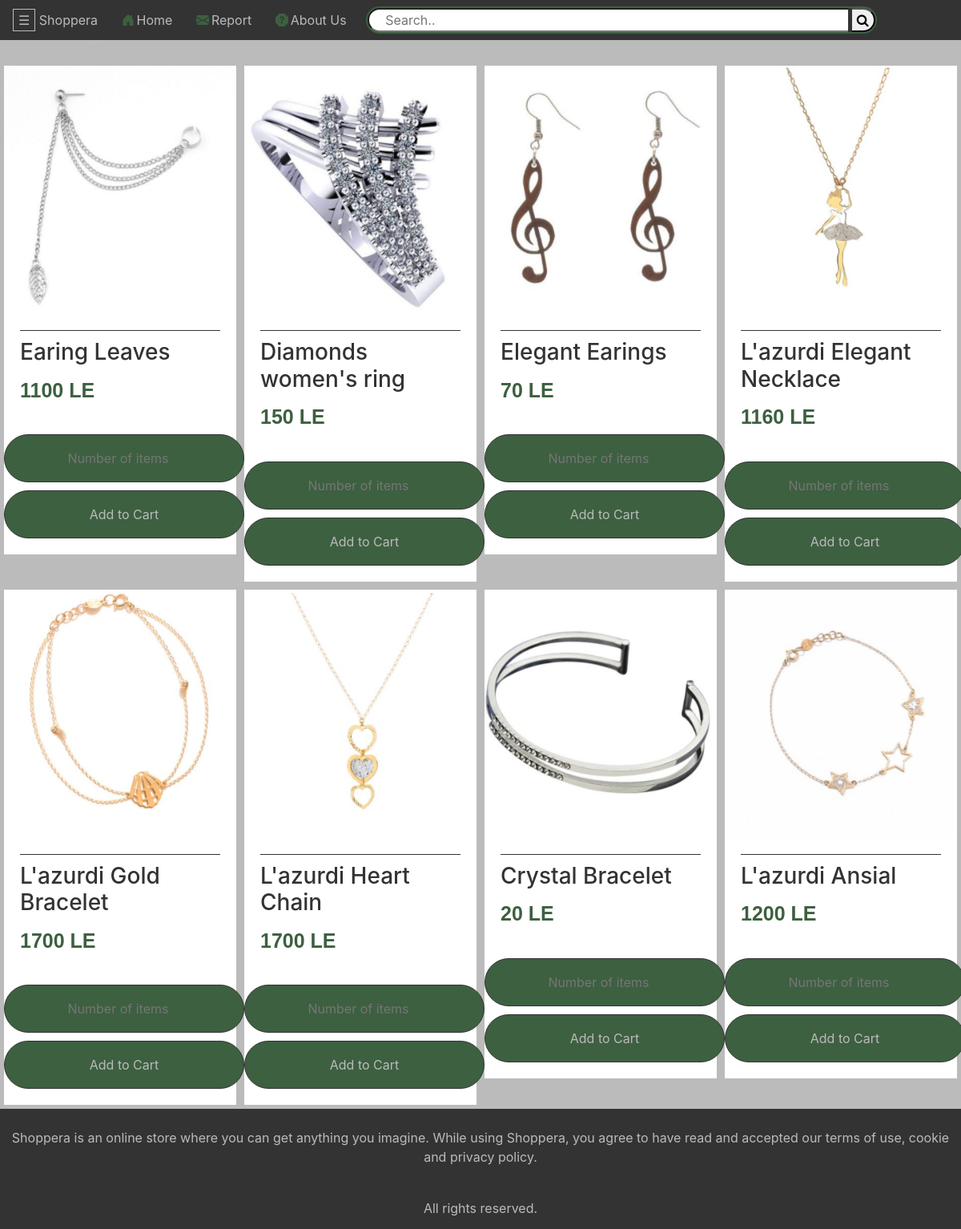
Screenshot of /accessories.php with the database file from the repository.
### tables this page shows
CREATE TABLE `products` (
  `id` int(11) NOT NULL,
  `seller_id` int(11) DEFAULT NULL,
  `name` char(225) NOT NULL,
  `description` text NOT NULL,
  `keywords` text NOT NULL,
  `category` varchar(225) NOT NULL,
  `count` int(11) NOT NULL,
  `price` int(11) NOT NULL,
  `image` mediumblob NOT NULL,
  `checked` int(11) NOT NULL DEFAULT '0'
);

### includes/class-autoload.inc.php (called while the page is built, shortened)
<?php
function myAutoLoader($className){
  $url = $_SERVER['HTTP_HOST'] . $_SERVER['REQUEST_URI'];
  if(strpos($url, 'includes') !== false){
    $path = '../classes/';
  }else{
    $path = 'classes/';
  }
  $extension = '.php';
}

### classes/db.php (called while the page is built, shortened)
<?php
class db{
  private $host = "localhost";
  private $user = "proj";
  private $pwd = "zap";
  private $dbName = "eCommerce";
  public function connect(){
    $dsn = 'mysql:host=' . $this->host . ';dbname=' . $this->dbName;
    $pdo = new PDO($dsn, $this->user, $this->pwd);
    $pdo->setAttribute(PDO::ATTR_ERRMODE, PDO::ERRMODE_EXCEPTION);
    $pdo->setAttribute(PDO::ATTR_DEFAULT_FETCH_MODE, PDO::FETCH_ASSOC);
    return $pdo;
  }
}

### classes/Controller.php (called while the page is built, shortened)
<?php
class Controller{
public static function category($theValue){
	$mPDO=new db();
   $q='SELECT * FROM `products` WHERE ' . 'category' . ' LIKE  ' . "'$theValue'";
   $prepare=$mPDO->connect()->prepare($q);
	 return $prepare;
}
}

### classes/product.php (called while the page is built, shortened)
<?php
class Product {
private $name;
private $id;
private $price;
private $img;
private $count;
public function __construct($id = null,$name = null,$category = null,$price = null,$count = null,
$img = null,$keywords = null,$description = null){
  if($id != null || $name != null || $category != null || $price != null || $count != null ||
  $img != null || $keywords != null || $description != null)
  {
    $this->id = $id;
    $this->name=$name;
    $this->price=$price;
    $this->count=$count;
    $this->img=$img;
  }
}
public function getName(){
  return $this->name;
}
public function getPrice(){
  return $this->price;
}
public function getImage(){
  return $this->img;
}
public function getCount(){
  return $this->count;
}
public function getID(){
  return $this->id;
}
}

### classes/session.php (called while the page is built, shortened)
<?php
class Session{
  public static function get($key)
      {
            if (isset($_SESSION[$key])) {
                return $_SESSION[$key];
            } else {
                return false;
            }
        }
}
 ?>

### includes/prodFun.php (the view, shortened to what this page needs)
<?php
include_once ("class-autoload.inc.php");
 function displayProduct($product){
  echo '<div class = "col-md-3">
         <div class="card">
         <a href="details.php?id='.$product->getID().'">
         <img src="images/'.$product->getImage().'" class="card-img-top" alt="product"/>
         </a>
         <div class="card-body">
         <h3 class="card-title">' .$product->getName().'</h3>
         <p class="item-price"> '.$product->getPrice().' LE</p>';
         echo '</div>';
}
function displayCartButton($product){
  if(Session::get('customer_id') != false){
  echo ' <div class="add-btn" id = "card_form">
         <form method = "post" action ="includes/cartFun.php?action=add&id='.$product->getID().'"/>
          <input class="card-btn2" placeholder="Number of items" type="number" id="quantity" name="qty" min="1" max =
          '.$product->getCount().'>
         <input type ="hidden" name = "item_number" value ='.$product->getID().'/>
         <input type ="hidden" name = "price" value ='.$product->getPrice().'/>
         <input type ="hidden" name = "name" value ='.$product->getName().'/>
           <input type ="hidden" name = "image" value ='.base64_encode($product->getImage()).'/>
           <button type = "submit" name="add_to_cart" class="card-btn">Add to Cart</button>
         </form>
         </div>
         </div></div>';
}else {
  echo ' <div class="add-btn" id = "card_form">
         <form method = "post" action ="Login.php"/>
          <input class="card-btn2" placeholder="Number of items" type="number" id="quantity" name="qty" min="1" max =
          '.$product->getCount().'>
         <input type ="hidden" name = "item_number" value ='.$product->getID().'/>
         <input type ="hidden" name = "price" value ='.$product->getPrice().'/>
         <input type ="hidden" name = "name" value ='.$product->getName().'/>
           <input type ="hidden" name = "image" value ='.base64_encode($product->getImage()).'/>
           <button type = "submit" name="add_to_cart" class="card-btn">Add to Cart</button>
         </form>
         </div>
         </div></div>';
}
}
function displayProductsByCategory($theValue){
 $prepare = Controller::category($theValue);
  $prepare->execute();
  while($r=$prepare->fetch(PDO::FETCH_ASSOC)){
    $product=new Product($r['id'],$r['name'],$r['category'],
   $r['price'],$r['count'],$r['image'],$r['keywords'],$r['description']);
   if($r['count'] != 0){
   displayProduct($product);
   displayCartButton($product);}
   }
return true;
  }

### css/main.css (style rules this page uses)
body { background-color: #BBB; width: 100%; overflow-x: hidden; }
.col-md-3 { border:none; padding: 0; border-radius: 0; }
.card { border:none; border-radius: 0; margin: 5px; background-color: white; color: #333; padding-bottom: 20px; }
.card-title { text-align: left; padding-top: 10px; border-top: 1px solid #333; border-width: 80%; }
.item-price { color:rgb(61,96,64); font-family: "Lucida Handwriting", Arial; font-weight: bold; font-size: 25px; text-align: left; }
.add-btn { text-align: center; }
.card-btn,.card-btn2 { background-color: rgb(61,96,64); outline: none !important; text-align: center; display: block; margin: auto; color: #BBB; width:300px; height: 60px; border: 1px solid #333; border-radius: 50px; }
.card-btn2 { margin-bottom: 10px; }
.card a { color:#BBB; }
.card img { width:100%; height: 310px; }

### css/Header.css (style rules this page uses)
a { color: #BBB; }

### rows the page displays
products: image (picture), name "Earing Leaves", price "1100"
products: image (picture), name "Diamonds women's ring", price "150"
products: image (picture), name "Elegant Earings", price "70"
products: image (picture), name "L'azurdi Elegant Necklace", price "1160"
products: image (picture), name "L'azurdi Gold Bracelet", price "1700"
products: image (picture), name "L'azurdi Heart Chain", price "1700"
products: image (picture), name "Crystal Bracelet", price "20"
products: image (picture), name "L'azurdi Ansial", price "1200"
